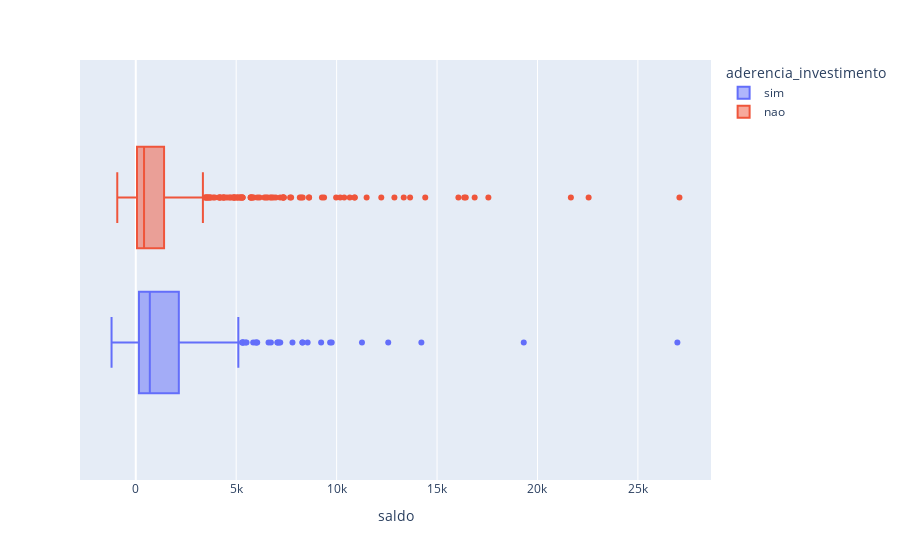

The code cell stored with this chart in its notebook:
### Code cell
px.box(dados, x = "saldo", color="aderencia_investimento")

### Figure 1 — Plotly figure (JSON) as saved in the notebook; plotly's stock layout.template omitted (floating-point values rounded to 4 significant figures; data arrays with more than 128 entries replaced by an {"elided": "..."} marker saying what was removed)
{"data": [{"alignmentgroup": "True", "hovertemplate": "aderencia_investimento=sim<br>saldo=%{x}<extra></extra>", "legendgroup": "sim", "marker": {"color": "#636efa"}, "name": "sim", "notched": false, "offsetgroup": "sim", "orientation": "h", "showlegend": true, "type": "box", "x": {"elided": "502 int values"}, "x0": " ", "xaxis": "x", "y0": " ", "yaxis": "y"}, {"alignmentgroup": "True", "hovertemplate": "aderencia_investimento=nao<br>saldo=%{x}<extra></extra>", "legendgroup": "nao", "marker": {"color": "#EF553B"}, "name": "nao", "notched": false, "offsetgroup": "nao", "orientation": "h", "showlegend": true, "type": "box", "x": {"elided": "766 int values"}, "x0": " ", "xaxis": "x", "y0": " ", "yaxis": "y"}], "layout": {"boxmode": "group", "legend": {"title": {"text": "aderencia_investimento"}, "tracegroupgap": 0}, "margin": {"t": 60}, "xaxis": {"anchor": "y", "domain": [0, 1], "title": {"text": "saldo"}}, "yaxis": {"anchor": "x", "domain": [0, 1]}}}
